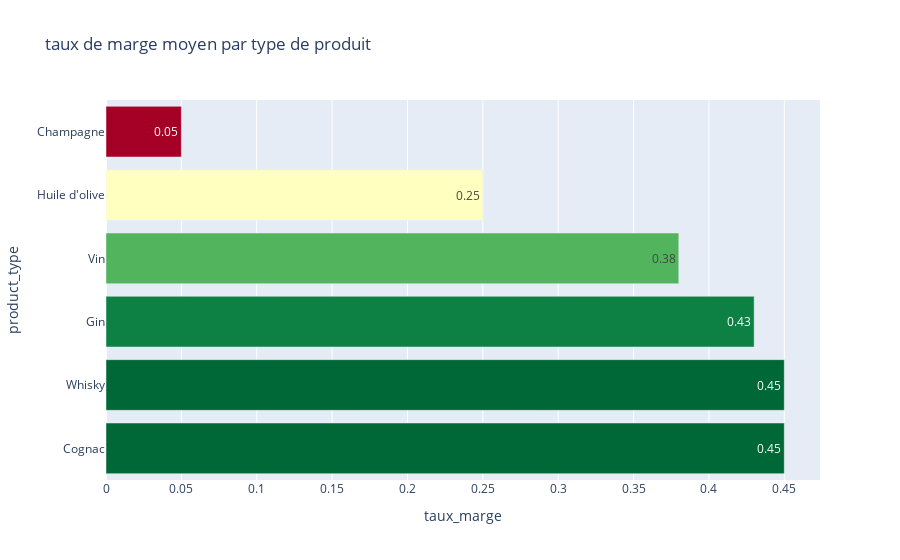

Notebook cell for this chart:
### Code cell
#création d'un dataframe avec le taux de marge moyen par type de produit
moy_taux_marge=pd.DataFrame(round(df_merged.groupby('product_type')['taux_marge'].mean(),2))
moy_taux_marge=moy_taux_marge.sort_values(by='taux_marge', ascending=False).reset_index()
print(moy_taux_marge)

#Affichage dans un graphique du taux de marge par type de produit
fig=px.bar(moy_taux_marge,y='product_type',x='taux_marge',title="taux de marge moyen par type de produit")
colors = px.colors.diverging.RdYlGn
fig.update_traces(marker=dict(color=moy_taux_marge['taux_marge'], colorscale=colors),text=moy_taux_marge['taux_marge'], textposition='inside',orientation='h')
fig.show()

### Figure 1 — Plotly figure (JSON) as saved in the notebook; plotly's stock layout.template omitted (floating-point values rounded to 4 significant figures)
{"data": [{"alignmentgroup": "True", "hovertemplate": "taux_marge=%{x}<br>product_type=%{y}<extra></extra>", "legendgroup": "", "marker": {"color": [0.45, 0.45, 0.43, 0.38, 0.25, 0.05], "colorscale": [[0, "rgb(165,0,38)"], [0.1, "rgb(215,48,39)"], [0.2, "rgb(244,109,67)"], [0.3, "rgb(253,174,97)"], [0.4, "rgb(254,224,139)"], [0.5, "rgb(255,255,191)"], [0.6, "rgb(217,239,139)"], [0.7, "rgb(166,217,106)"], [0.8, "rgb(102,189,99)"], [0.9, "rgb(26,152,80)"], [1, "rgb(0,104,55)"]], "pattern": {"shape": ""}}, "name": "", "offsetgroup": "", "orientation": "h", "showlegend": false, "text": [0.45, 0.45, 0.43, 0.38, 0.25, 0.05], "textposition": "inside", "type": "bar", "x": [0.45, 0.45, 0.43, 0.38, 0.25, 0.05], "xaxis": "x", "y": ["Cognac", "Whisky", "Gin", "Vin", "Huile d'olive", "Champagne"], "yaxis": "y"}], "layout": {"barmode": "relative", "legend": {"tracegroupgap": 0}, "title": {"text": "taux de marge moyen par type de produit"}, "xaxis": {"anchor": "y", "domain": [0, 1], "title": {"text": "taux_marge"}}, "yaxis": {"anchor": "x", "domain": [0, 1], "title": {"text": "product_type"}}}}
